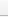
<?xml version="1.0" encoding="UTF-8"?>
<ui version="4.0">
 <class>MainWindow</class>
 <widget class="QMainWindow" name="widget">
  <property name="geometry">
   <rect>
    <x>0</x>
    <y>0</y>
    <!-- Will automatically resize -->
    <width>1</width>
    <height>1</height>
   </rect>
  </property>
  <property name="windowTitle">
   <string>MainWindow</string>
  </property>
  <widget class="QToolBar" name="toolBar">
   <property name="windowTitle">
    <string>toolBar</string>
   </property>
   <property name="movable">
    <bool>false</bool>
   </property>
   <attribute name="toolBarArea">
    <enum>TopToolBarArea</enum>
   </attribute>
   <attribute name="toolBarBreak">
    <bool>false</bool>
   </attribute>
  </widget>
 </widget>
 <resources/>
 <connections/>
</ui>
